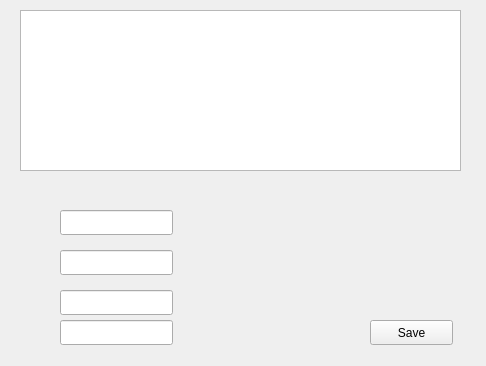
<?xml version="1.0" encoding="UTF-8"?>
<ui version="4.0">
 <class>SupplierView</class>
 <widget class="QWidget" name="SupplierView">
  <property name="geometry">
   <rect>
    <x>0</x>
    <y>0</y>
    <width>486</width>
    <height>366</height>
   </rect>
  </property>
  <property name="windowTitle">
   <string>Form</string>
  </property>
  <widget class="QTableView" name="supplierTable">
   <property name="geometry">
    <rect>
     <x>20</x>
     <y>10</y>
     <width>441</width>
     <height>161</height>
    </rect>
   </property>
  </widget>
  <widget class="QPushButton" name="pushButton">
   <property name="geometry">
    <rect>
     <x>370</x>
     <y>320</y>
     <width>83</width>
     <height>25</height>
    </rect>
   </property>
   <property name="text">
    <string>Save</string>
   </property>
  </widget>
  <widget class="QLineEdit" name="lineEditName">
   <property name="geometry">
    <rect>
     <x>60</x>
     <y>210</y>
     <width>113</width>
     <height>25</height>
    </rect>
   </property>
  </widget>
  <widget class="QLineEdit" name="lineEditAddress">
   <property name="geometry">
    <rect>
     <x>60</x>
     <y>250</y>
     <width>113</width>
     <height>25</height>
    </rect>
   </property>
  </widget>
  <widget class="QLineEdit" name="lineEditWebsite">
   <property name="geometry">
    <rect>
     <x>60</x>
     <y>290</y>
     <width>113</width>
     <height>25</height>
    </rect>
   </property>
  </widget>
  <widget class="QLineEdit" name="lineEditPhone">
   <property name="geometry">
    <rect>
     <x>60</x>
     <y>320</y>
     <width>113</width>
     <height>25</height>
    </rect>
   </property>
  </widget>
 </widget>
 <resources/>
 <connections/>
</ui>
